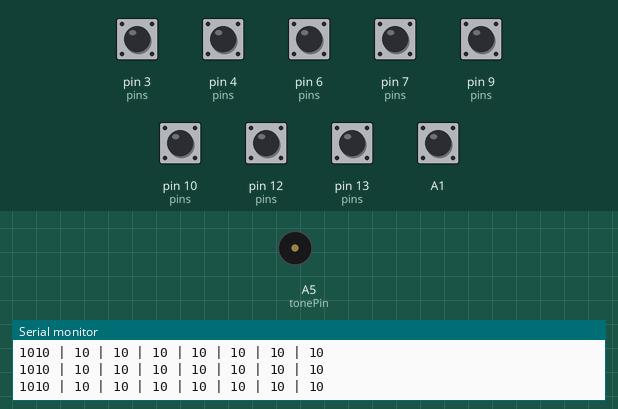
Simulated run of this sketch. Board: Arduino Uno, built with avr-gcc and run on an emulated ATmega328P. On the bench: buzzer (waves = sounding), the last lines printed to the serial monitor. The inputs (shaded band) are chosen by the test bench; at power-on: A1, pin 3 (pins), pin 4 (pins), pin 6 (pins), pin 7 (pins), pin 9 (pins), pin 10 (pins), pin 12 (pins), pin 13 (pins) HIGH.

Above: at 1.2 s.
1.3 s: pin 3 (pins) pulled LOW for 0.15 s
At 1.44 s:
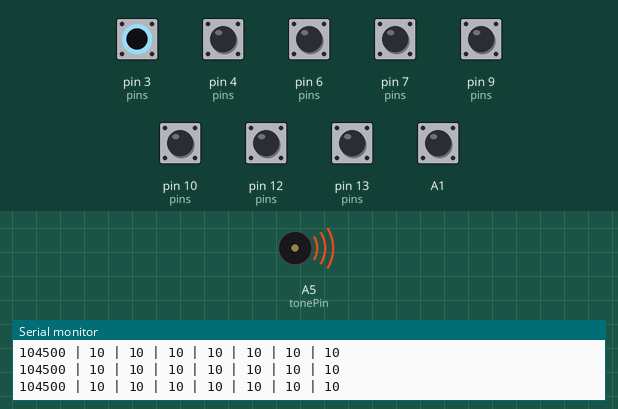
3.0 s: pin 4 (pins) pulled LOW for 1 s
At 5.1 s:
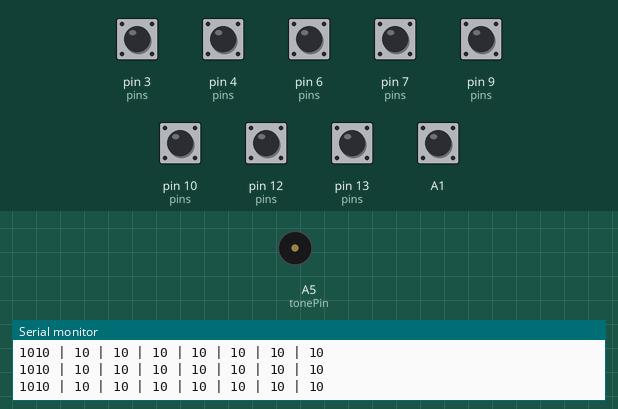
7.0 s: pin 6 (pins) pulled LOW for 0.15 s
At 8.0 s:
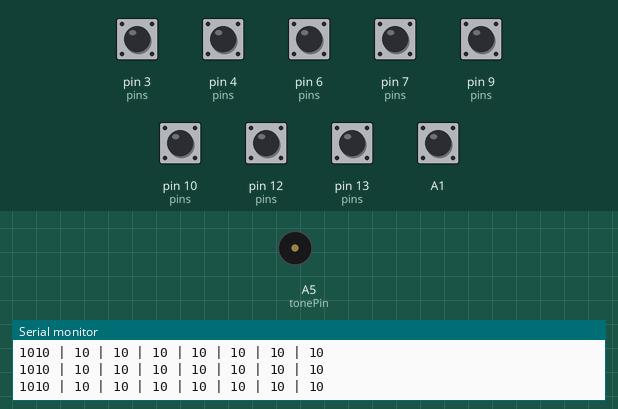
10.1 s: pin 7 (pins) pulled LOW for 1 s
At 10.9 s:
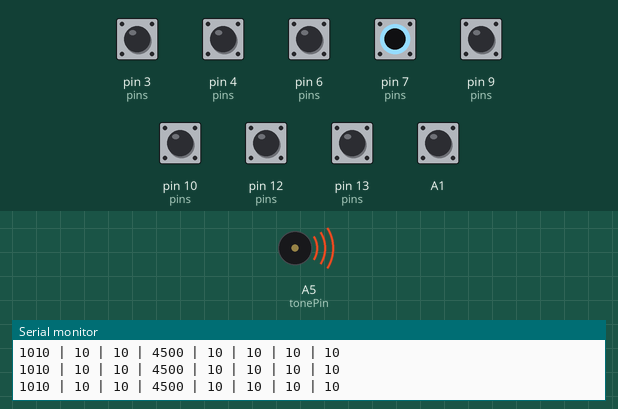
14.1 s: pin 9 (pins) pulled LOW for 0.15 s
At 15.7 s:
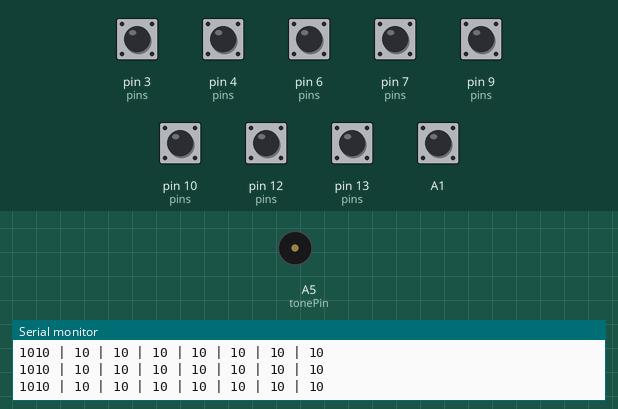
17.2 s: pin 10 (pins) pulled LOW for 0.15 s
At 17.32 s:
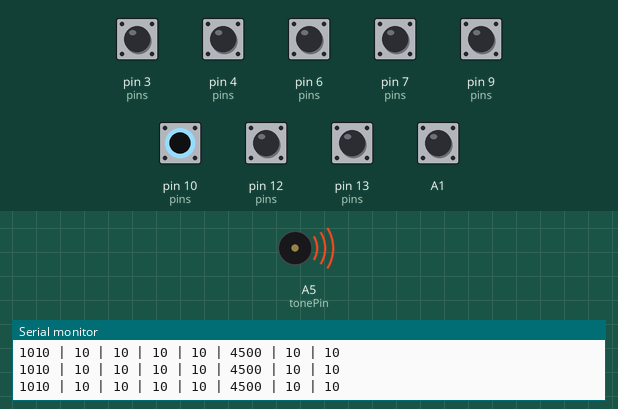
Timing chart, 0 to 20.2 s (numbered marks = the images above; inputs shaded):
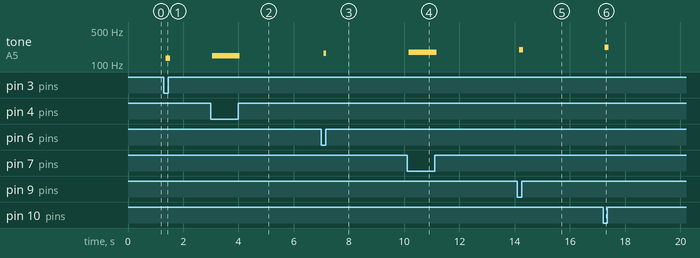

The sketch:

ArduinoSynth.ino
```cpp
#include <LinkedList.h>
#include "CapSense.h"

#define tonePin A5

//notes
unsigned int currOct = 1;                                       //which octave to use, DO NOT CHANGE, not supported yet
const int notes[3][8] = {                                       //each frequency of a note from index 0 to 7 goes from C to C in one octave
    {//low
        66,
        73,
        83,
        87,
        98,
        110,
        124,
        132
    },

    {//default
        132,
        147,
        165,
        175,
        196,
        220,
        247,
        262
    },

    {//high
        262,
        294,
        330,
        349,
        392,
        440,
        494,
        523
    }
};
LinkedList<int> keys;                                           //holds all notes to be played

//input
const int thsd = 400;                                           //threshold value
CapSense pins[] = {                                             //all pins that will be using capacitive sense
    CapSense(2,3, thsd),
    CapSense(2,4, thsd),
    CapSense(5,6, thsd),
    CapSense(5,7, thsd),
    CapSense(8,9, thsd),
    CapSense(8,10, thsd),
    CapSense(11,12, thsd),
    CapSense(11,13, thsd),
};
CapSense modulatorPin = CapSense(A0,A1,thsd);                   //pin to modulate the sounds produced
unsigned const int pinsSize = sizeof(pins)/sizeof(pins[0]);     //calculate the length of an array

void setup() {
    Serial.begin(9600);                                         //debug
}

void Remove(int index) {                                        //simple Linear search method that removes keys to be played
    int length = sizeof(notes)/sizeof(notes[0]);

    for(unsigned int i = 0 ; i < length ; i++) {                //check all octaves
        int target = notes[i][index];
        for(int i = 0 ; i < keys.size() ; i++) {                //linear search through array
            if(target == keys.get(i)) {
                keys.remove(i);                                 //if the right frequency is found, remove
            }
        }
    }
}

int mod = 0;                                                    //pitch change for option 2
int option = 1;                                                 //what type of modulation should be used 1 = entire octave change | 2 = pitch modulation
void modulate(int opt) {
    long value = modulatorPin.read();
    Serial.print(value);

    switch (opt)
    {
    case 1:                                                     //octave change option
        if(value > thsd) {
            currOct = 2;
        } else {
            currOct = 1;
        }
        break;

    case 2:                                                     //modulate pitch option
        value = value > 200 ? value : 0;
        mod = value/80;
        break;
    }
}

void loop() {
    modulate(option);

    int length = sizeof(pins)/sizeof(pins[0]);
    for(unsigned int i = 0 ; i < length ; i++) {
        CapSense& cs = pins[i];
        cs.read();

        if( i < (sizeof(pins)/sizeof(pins[0]) - 1)) {           //debug purposes
            Serial.print(cs.read());
            Serial.print(" | ");
        }
        else{
            Serial.println(cs.read());
        }

        if(cs.rose()) {
            keys.unshift(notes[currOct][i]);                    //add correct note to the top of the keys to be played
        }
        if(cs.fell()) {
            Remove(i);                                          //remove the note assigned to the key in the keys to be played
        }
    }

    // Serial.println(keys.size());
    if(keys.size() != 0) {

        if(option == 1)
            tone(tonePin,keys.get(0));                          //access the top of the list which has the most recent note played
        else
            tone(tonePin, keys.get(0) + mod);                   //for when the modulation is in use
    } else {
        noTone(tonePin);
    }
}
```

CapSense.cpp
```cpp
#include <CapacitiveSensor.h>

#include "Arduino.h"
#include "CapSense.h"

CapSense::CapSense(int pin1, int pin2, long tshd) {
  _cs = new CapacitiveSensor(pin1,pin2);
  _val = 0;
  _oldR = 0;
  _oldF = 0;
  _tshd = tshd;
  _timerT = 30;
  _oldTimer = 0;
  _newTimer = 0;
}

long CapSense::read() {
  _newTimer = millis();
  _val = _cs->capacitiveSensor(30);
  return _val;
}

//low to high
bool CapSense::rose() {
  bool isRose = false;
  if((_val >= _tshd && _oldR < _tshd) && //check if the value is within the constraints
          ((_newTimer - _oldTimer) >= _timerT)
    ){
      _oldTimer = _newTimer; //reset debounce timer
      isRose = true;
  }
  _oldR = _val; //reset old pin value
  return isRose;
}

//high -> low
bool CapSense::fell() {
  bool isFell = false;
  if(_val < _tshd && _oldF >= _tshd) {
    isFell = true;
  }
  _oldF = _val;
  return isFell;
}
```

CapSense.h
```cpp
#ifndef CapSense_h
#define CapSense_h

#include <Arduino.h>
#include <CapacitiveSensor.h>

class CapSense
{
  public:
    CapSense(int pin1, int pin2, long tshd);
    bool rose();
    bool fell();
    long read();

   private:
    long _val;

    long _newTimer;
    long _oldTimer;
    long _timerT;

    long _tshd;
    long _oldR;
    long _oldF;
    CapacitiveSensor* _cs;
};

#endif
```

Measured:
- after the input at 1.3 s, tone on A5 (tonePin): silent → 132 Hz after 0.06 s, → silent 0.16 s later
- after the input at 3.0 s, tone on A5 (tonePin): silent → 147 Hz at once, → silent 1.0 s later
- after the input at 7.0 s, tone on A5 (tonePin): silent → 165 Hz after 0.08 s, → silent 0.10 s later
- after the input at 10.1 s, tone on A5 (tonePin): silent → 175 Hz after 0.07 s, → silent 1.0 s later
- after the input at 14.1 s, tone on A5 (tonePin): silent → 196 Hz after 0.06 s, → silent 0.16 s later
- after the input at 17.2 s, tone on A5 (tonePin): silent → 220 Hz after 0.05 s, → silent 0.16 s later
